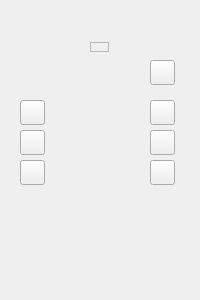
<?xml version="1.0" encoding="UTF-8"?>
<ui version="4.0">
 <class>Stm32DisplayWidget</class>
 <widget class="QWidget" name="Stm32DisplayWidget">
  <property name="geometry">
   <rect>
    <x>0</x>
    <y>0</y>
    <width>200</width>
    <height>300</height>
   </rect>
  </property>
  <property name="windowTitle">
   <string>Stm32 Display</string>
  </property>
  <property name="autoFillBackground">
   <bool>false</bool>
  </property>
  <property name="styleSheet">
   <string notr="true">QWidget#Stm32DisplayWidget {
	border-image: url(:/icons/stm32_controller.png)
}

QPushButton#buttonUp {
	border-image: url(:/icons/stm32_button_up.png);
}
QPushButton#buttonUp:pressed {
	border-image: url(:/icons/stm32_button_up_pressed.png);
}

QPushButton#buttonDown {
	border-image: url(:/icons/stm32_button_down.png);
}
QPushButton#buttonDown:pressed {
	border-image: url(:/icons/stm32_button_down_pressed.png);
}

QPushButton#buttonLeft {
	border-image: url(:/icons/stm32_button_left.png);
}
QPushButton#buttonLeft:pressed {
	border-image: url(:/icons/stm32_button_left_pressed.png);
}

QPushButton#buttonRight {
	border-image: url(:/icons/stm32_button_right.png);
}
QPushButton#buttonRight:pressed {
	border-image: url(:/icons/stm32_button_right_pressed.png);
}

QPushButton#buttonPower {
	border-image: url(:/icons/stm32_button_power.png);
}
QPushButton#buttonPower:pressed {
	border-image: url(:/icons/stm32_button_power_pressed.png);
}

QPushButton#buttonEscape {
	border-image: url(:/icons/stm32_button_escape.png);
}
QPushButton#buttonEscape:pressed {
	border-image: url(:/icons/stm32_button_escape_pressed.png);
}

QPushButton#buttonEnter {
	border-image: url(:/icons/stm32_button_ok.png);
}
QPushButton#buttonEnter:pressed {
	border-image: url(:/icons/stm32_button_ok_pressed.png);
}
</string>
  </property>
  <widget class="QPushButton" name="buttonPower">
   <property name="geometry">
    <rect>
     <x>150</x>
     <y>60</y>
     <width>25</width>
     <height>25</height>
    </rect>
   </property>
   <property name="sizePolicy">
    <sizepolicy hsizetype="Minimum" vsizetype="Minimum">
     <horstretch>1</horstretch>
     <verstretch>1</verstretch>
    </sizepolicy>
   </property>
   <property name="minimumSize">
    <size>
     <width>25</width>
     <height>25</height>
    </size>
   </property>
   <property name="maximumSize">
    <size>
     <width>25</width>
     <height>25</height>
    </size>
   </property>
   <property name="focusPolicy">
    <enum>Qt::NoFocus</enum>
   </property>
   <property name="flat">
    <bool>false</bool>
   </property>
  </widget>
  <widget class="QPushButton" name="buttonEnter">
   <property name="geometry">
    <rect>
     <x>150</x>
     <y>160</y>
     <width>25</width>
     <height>25</height>
    </rect>
   </property>
   <property name="sizePolicy">
    <sizepolicy hsizetype="Minimum" vsizetype="Minimum">
     <horstretch>1</horstretch>
     <verstretch>1</verstretch>
    </sizepolicy>
   </property>
   <property name="minimumSize">
    <size>
     <width>25</width>
     <height>25</height>
    </size>
   </property>
   <property name="maximumSize">
    <size>
     <width>25</width>
     <height>25</height>
    </size>
   </property>
   <property name="focusPolicy">
    <enum>Qt::NoFocus</enum>
   </property>
   <property name="flat">
    <bool>false</bool>
   </property>
  </widget>
  <widget class="QPushButton" name="buttonEscape">
   <property name="geometry">
    <rect>
     <x>150</x>
     <y>100</y>
     <width>25</width>
     <height>25</height>
    </rect>
   </property>
   <property name="sizePolicy">
    <sizepolicy hsizetype="Minimum" vsizetype="Minimum">
     <horstretch>1</horstretch>
     <verstretch>1</verstretch>
    </sizepolicy>
   </property>
   <property name="minimumSize">
    <size>
     <width>25</width>
     <height>25</height>
    </size>
   </property>
   <property name="maximumSize">
    <size>
     <width>25</width>
     <height>25</height>
    </size>
   </property>
   <property name="focusPolicy">
    <enum>Qt::NoFocus</enum>
   </property>
   <property name="flat">
    <bool>false</bool>
   </property>
  </widget>
  <widget class="QPushButton" name="buttonLeft">
   <property name="geometry">
    <rect>
     <x>20</x>
     <y>130</y>
     <width>25</width>
     <height>25</height>
    </rect>
   </property>
   <property name="sizePolicy">
    <sizepolicy hsizetype="Minimum" vsizetype="Minimum">
     <horstretch>1</horstretch>
     <verstretch>1</verstretch>
    </sizepolicy>
   </property>
   <property name="minimumSize">
    <size>
     <width>25</width>
     <height>25</height>
    </size>
   </property>
   <property name="maximumSize">
    <size>
     <width>25</width>
     <height>25</height>
    </size>
   </property>
   <property name="focusPolicy">
    <enum>Qt::NoFocus</enum>
   </property>
   <property name="flat">
    <bool>false</bool>
   </property>
  </widget>
  <widget class="QPushButton" name="buttonDown">
   <property name="geometry">
    <rect>
     <x>20</x>
     <y>160</y>
     <width>25</width>
     <height>25</height>
    </rect>
   </property>
   <property name="sizePolicy">
    <sizepolicy hsizetype="Minimum" vsizetype="Minimum">
     <horstretch>1</horstretch>
     <verstretch>1</verstretch>
    </sizepolicy>
   </property>
   <property name="minimumSize">
    <size>
     <width>25</width>
     <height>25</height>
    </size>
   </property>
   <property name="maximumSize">
    <size>
     <width>25</width>
     <height>25</height>
    </size>
   </property>
   <property name="focusPolicy">
    <enum>Qt::NoFocus</enum>
   </property>
   <property name="flat">
    <bool>false</bool>
   </property>
  </widget>
  <widget class="QPushButton" name="buttonRight">
   <property name="geometry">
    <rect>
     <x>150</x>
     <y>130</y>
     <width>25</width>
     <height>25</height>
    </rect>
   </property>
   <property name="sizePolicy">
    <sizepolicy hsizetype="Minimum" vsizetype="Minimum">
     <horstretch>1</horstretch>
     <verstretch>1</verstretch>
    </sizepolicy>
   </property>
   <property name="minimumSize">
    <size>
     <width>25</width>
     <height>25</height>
    </size>
   </property>
   <property name="maximumSize">
    <size>
     <width>25</width>
     <height>25</height>
    </size>
   </property>
   <property name="focusPolicy">
    <enum>Qt::NoFocus</enum>
   </property>
   <property name="flat">
    <bool>false</bool>
   </property>
  </widget>
  <widget class="QPushButton" name="buttonUp">
   <property name="geometry">
    <rect>
     <x>20</x>
     <y>100</y>
     <width>25</width>
     <height>25</height>
    </rect>
   </property>
   <property name="sizePolicy">
    <sizepolicy hsizetype="Minimum" vsizetype="Minimum">
     <horstretch>1</horstretch>
     <verstretch>1</verstretch>
    </sizepolicy>
   </property>
   <property name="minimumSize">
    <size>
     <width>25</width>
     <height>25</height>
    </size>
   </property>
   <property name="maximumSize">
    <size>
     <width>25</width>
     <height>25</height>
    </size>
   </property>
   <property name="focusPolicy">
    <enum>Qt::NoFocus</enum>
   </property>
   <property name="flat">
    <bool>false</bool>
   </property>
  </widget>
  <widget class="qReal::ui::PaintWidget" name="display" native="true">
   <property name="geometry">
    <rect>
     <x>54</x>
     <y>63</y>
     <width>91</width>
     <height>123</height>
    </rect>
   </property>
   <property name="sizePolicy">
    <sizepolicy hsizetype="Preferred" vsizetype="Preferred">
     <horstretch>13</horstretch>
     <verstretch>0</verstretch>
    </sizepolicy>
   </property>
   <property name="autoFillBackground">
    <bool>false</bool>
   </property>
  </widget>
  <widget class="QFrame" name="led">
   <property name="geometry">
    <rect>
     <x>90</x>
     <y>42</y>
     <width>19</width>
     <height>10</height>
    </rect>
   </property>
   <property name="autoFillBackground">
    <bool>true</bool>
   </property>
   <property name="frameShape">
    <enum>QFrame::StyledPanel</enum>
   </property>
   <property name="frameShadow">
    <enum>QFrame::Raised</enum>
   </property>
   <property name="lineWidth">
    <number>0</number>
   </property>
  </widget>
 </widget>
 <customwidgets>
  <customwidget>
   <class>qReal::ui::PaintWidget</class>
   <extends>QWidget</extends>
   <header>qrutils/widgets/paintWidget.h</header>
   <container>1</container>
  </customwidget>
 </customwidgets>
 <resources/>
 <connections/>
</ui>
